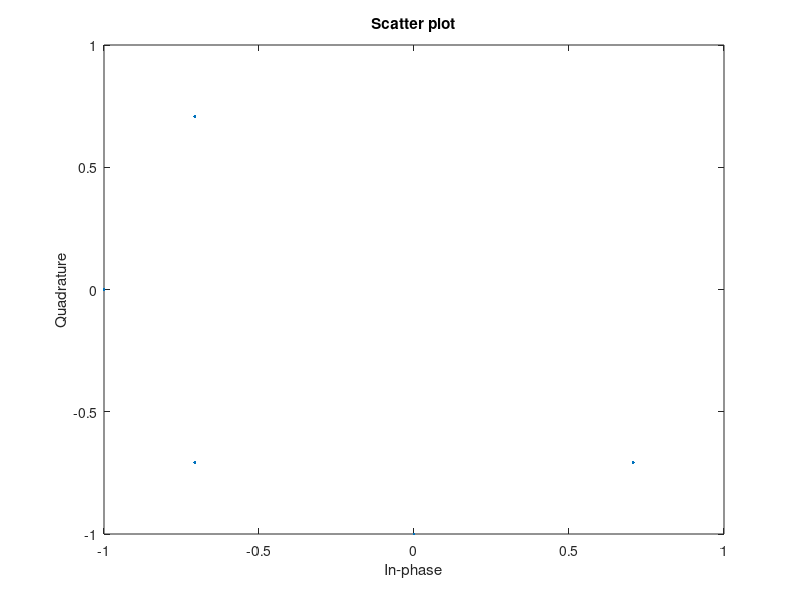
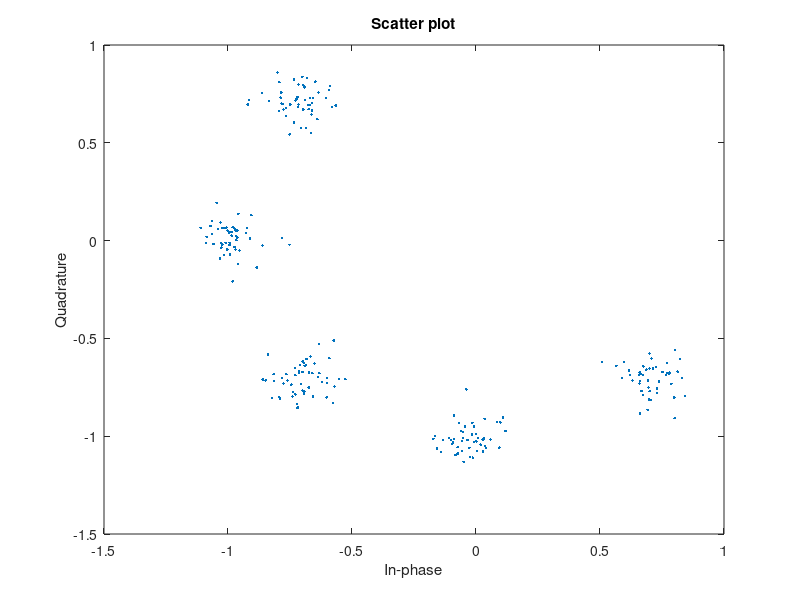
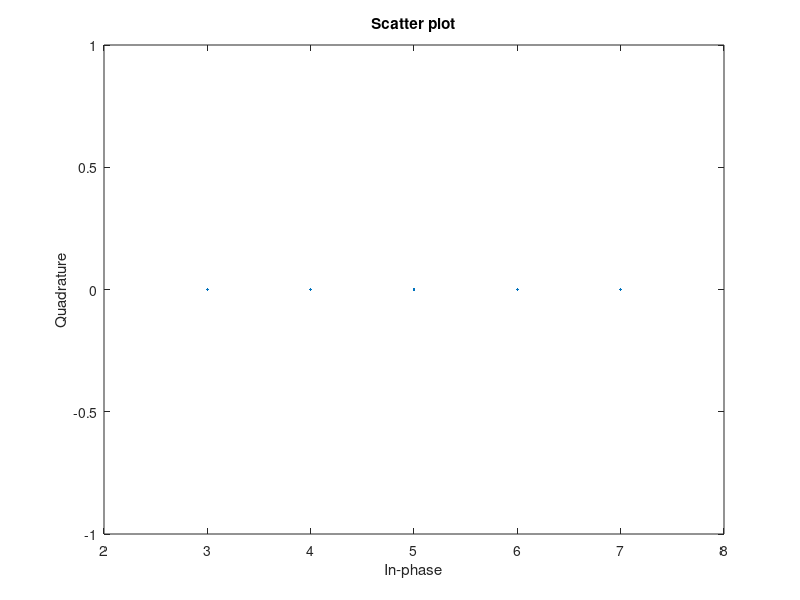

These charts were generated, in order, by the following MATLAB code:
clc;
clear all;
close all;

msg = randi([3 7],[1 256])
sig_mod=pskmod(msg,8);
scatterplot(sig_mod);
err_signal = awgn(sig_mod,20);
%err_sig_mod = pskmod(err_signal,8);
figure;
scatterplot(err_signal);

y=pskdemod(sig_mod,8);
scatterplot(y);